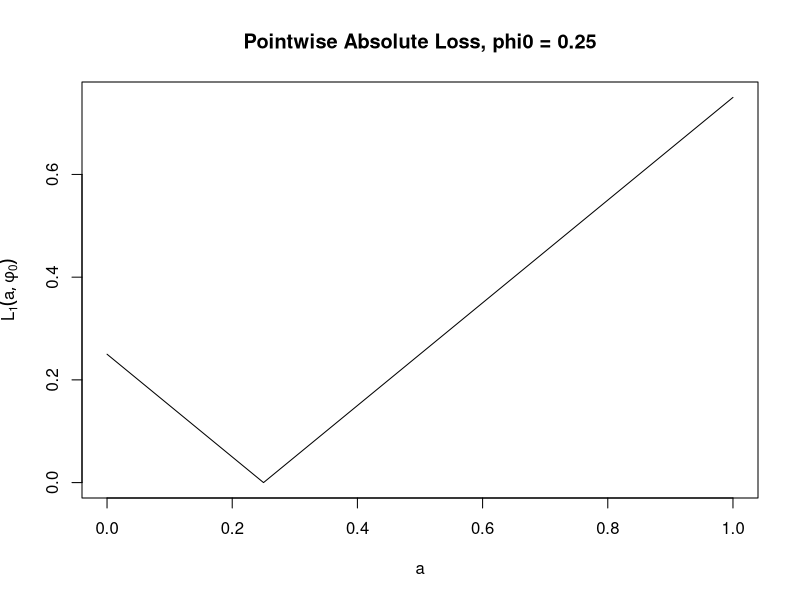
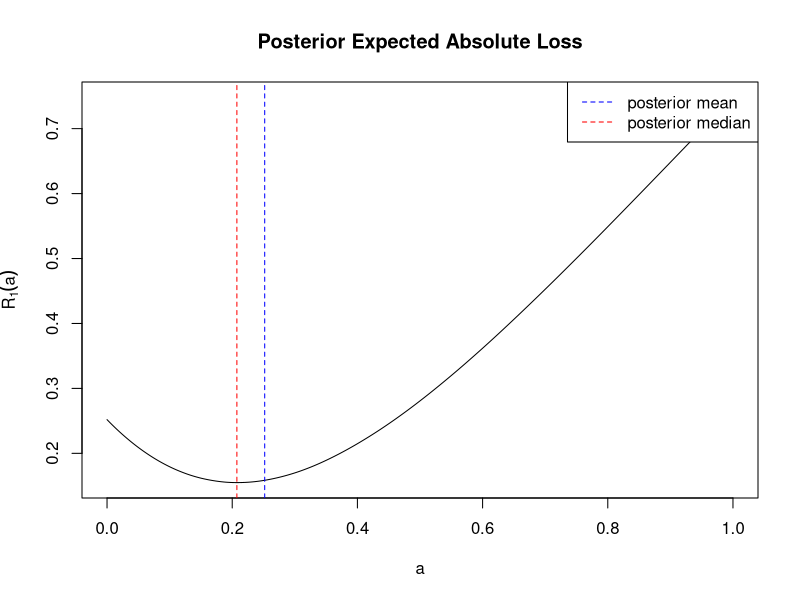

Recreate these plots in R, in order.
## ---- chunk 1
library(tidyverse)
library(tufte)
library(knitr)

options(
  htmltools.dir.version = FALSE,
  show.signif.stars = FALSE,
  digits = 3
)
## ---- chunk 2
y <- c(503, 498, 501, 505, 499, 502,
       500, 504, 497, 501, 503, 499)

n <- length(y)
ybar <- mean(y)
## ---- chunk 3
#| output: true
cat("n =", n, "\n")
cat("ybar =", ybar)
## ---- chunk 4
#| output: true
1 - pnorm(502, mean = 500.964, sd = sqrt(1.2857))
## ---- chunk 5
#| output: true
m_n <- 500.964
v_n <- 1.2857
sigma <- 4
dnorm(502, mean = m_n, sd = sqrt(v_n))
## ---- chunk 6
#| output: true
pnorm(502, mean = m_n, sd = sqrt(v_n))
## ---- chunk 7
#| output: true
pnorm(502, mean = m_n, sd = sqrt(v_n)) - pnorm(499, mean = m_n, sd = sqrt(v_n))
## ---- chunk 8
#| output: true
q <- qnorm(c(0.025, 0.5, 0.975), mean = m_n, sd = sqrt(v_n))
cat("2.5th percentile =", q[1], "\n")
cat("50 th percentile =", q[2], "\n")
cat("97.5th percentile =", q[3], "\n")
## ---- chunk 9
set.seed(402)

M <- 10000

theta_draws <- rnorm(M, mean = m_n, sd = sqrt(v_n))
## ---- chunk 10
#| output: true
mean((theta_draws - 500)^2)
## ---- chunk 11
#| output: true
cat("E(theta | y) =", mean(theta_draws), "\n")
cat("Pr(theta > 502 | y) =", mean(theta_draws > 502), "\n")
## ---- chunk 12
#| output: true
M <- 10000
post <- rbeta(M, shape1 = 1, shape2 = 3)
cat("posterior mean =", mean(post), "\n")
cat("posterior median =", median(post), "\n")
## ---- chunk 13
a_grid <- seq(0, 1, by = 0.001)

R1 <- sapply(a_grid, function(a) mean(abs(a - post)))
R2 <- sapply(a_grid, function(a) mean(abs(a - post)^2))
## ---- chunk 14
#| output: true
phi0 <- 0.25
L1 <- abs(a_grid - phi0)

plot(a_grid, L1, type = "l",
     xlab = "a",
     ylab = expression(L[1](a, phi[0])),
     main = "Pointwise Absolute Loss, phi0 = 0.25")
## ---- chunk 15
#| output: true
plot(a_grid, R1, type = "l",
     xlab = "a",
     ylab = expression(hat(R)[1](a)),
     main = "Posterior Expected Absolute Loss")
abline(v = mean(post), col = "blue", lty = 2)
abline(v = median(post), col = "red", lty = 2)
legend("topright", legend = c("posterior mean", "posterior median"),
       col = c("blue", "red"), lty = 2)
## ---- chunk 16
#| output: true
a_min <- a_grid[which.min(R1)]
cat("a* (minimizer) =", a_min, "\n")
cat("R1(a*) =", min(R1), "\n")
cat("R1(post_mean) =", mean(abs(mean(post) - post)), "\n")
cat("R1(post_median) =", mean(abs(median(post) - post)), "\n")
## ---- chunk 17
#| output: true

a_min2 <- a_grid[which.min(R2)]
cat("a* (minimizer) =", a_min2, "\n")
cat("R2(a*) =", min(R2), "\n")
cat("R2(post_mean) =", mean((mean(post) - post)^2), "\n")
## ---- chunk 18
set.seed(402)

theta_draws <- rnorm(M, mean = m_n, sd = sqrt(v_n))

y_new_draws <- rnorm(M, mean = theta_draws, sd = sigma)
## ---- chunk 19
1 - pnorm(505, mean = m_n, sd = sqrt(v_n + sigma^2))
## ---- chunk 20
#| output: true
q1 <- qnorm(c(0.025, 0.50, 0.975), mean = m_n, sd = sqrt(v_n + sigma^2))
cat("2.5th percentile =", q1[1], "\n")
cat("50 th percentile =", q1[2], "\n")
cat("97.5th percentile =", q1[3], "\n")
## ---- chunk 21
#| output: true
cat("predictive mean =", mean(y_new_draws), "\n")
cat("predictive variance =", var(y_new_draws), "\n")
cat("predictive SD =", sd(y_new_draws), "\n")
cat("Pr(Ynew > 505) =", mean(y_new_draws > 505), "\n")
cat("95% predictive interval = (", quantile(y_new_draws, c(0.025, 0.975)), ")")
## ---- chunk 22
#| output: true
h <- function(y) y >505
mean(h(y_new_draws))
